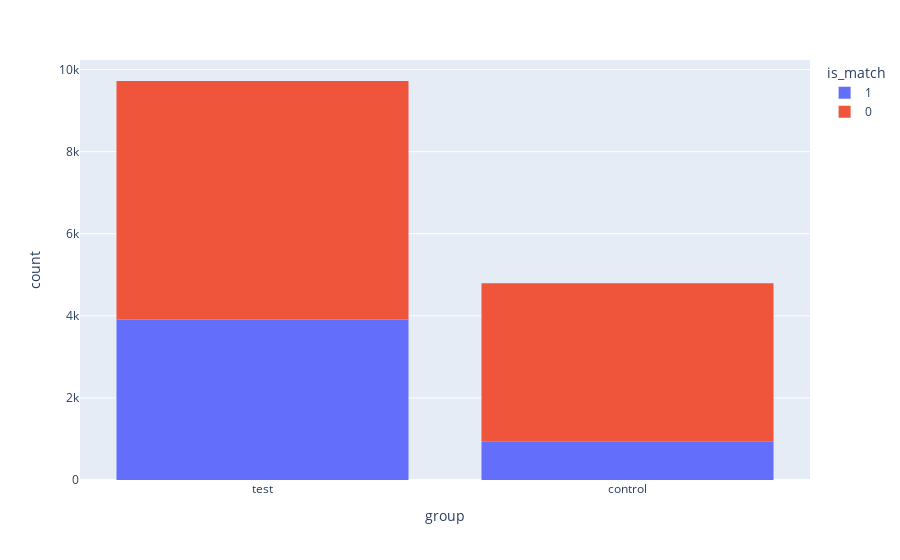

This figure's notebook cell:
### Code cell
fig = px.histogram(df1[['group', 'is_match']], x='group', 
                   color='is_match')
fig.show()

### Figure 1 — Plotly figure (JSON) as saved in the notebook; plotly's stock layout.template omitted (floating-point values rounded to 4 significant figures; data arrays with more than 128 entries replaced by an {"elided": "..."} marker saying what was removed)
{"data": [{"alignmentgroup": "True", "bingroup": "x", "hovertemplate": "is_match=1<br>group=%{x}<br>count=%{y}<extra></extra>", "legendgroup": "1", "marker": {"color": "#636efa"}, "name": "1", "offsetgroup": "1", "orientation": "v", "showlegend": true, "type": "histogram", "x": {"elided": "4843 str values"}, "xaxis": "x", "yaxis": "y"}, {"alignmentgroup": "True", "bingroup": "x", "hovertemplate": "is_match=0<br>group=%{x}<br>count=%{y}<extra></extra>", "legendgroup": "0", "marker": {"color": "#EF553B"}, "name": "0", "offsetgroup": "0", "orientation": "v", "showlegend": true, "type": "histogram", "x": {"elided": "9671 str values"}, "xaxis": "x", "yaxis": "y"}], "layout": {"barmode": "relative", "legend": {"title": {"text": "is_match"}, "tracegroupgap": 0}, "margin": {"t": 60}, "xaxis": {"anchor": "y", "domain": [0, 1], "title": {"text": "group"}}, "yaxis": {"anchor": "x", "domain": [0, 1], "title": {"text": "count"}}}}
